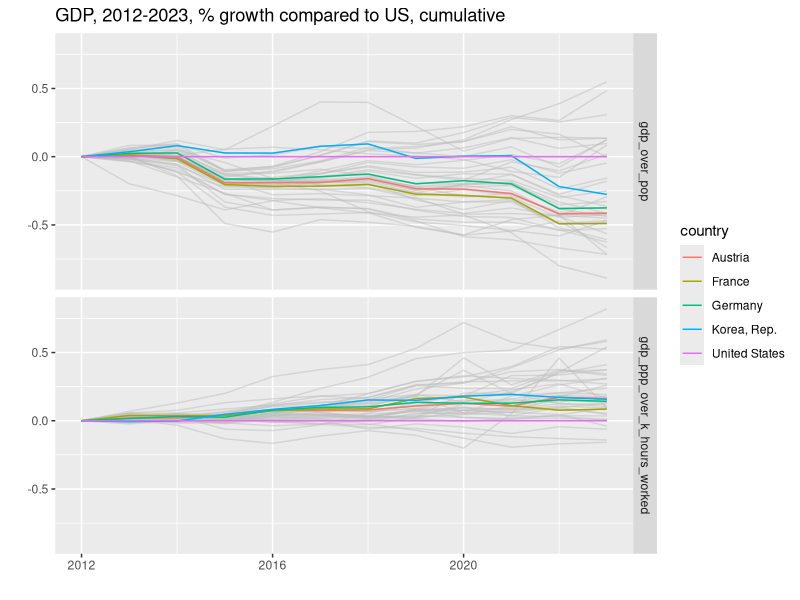
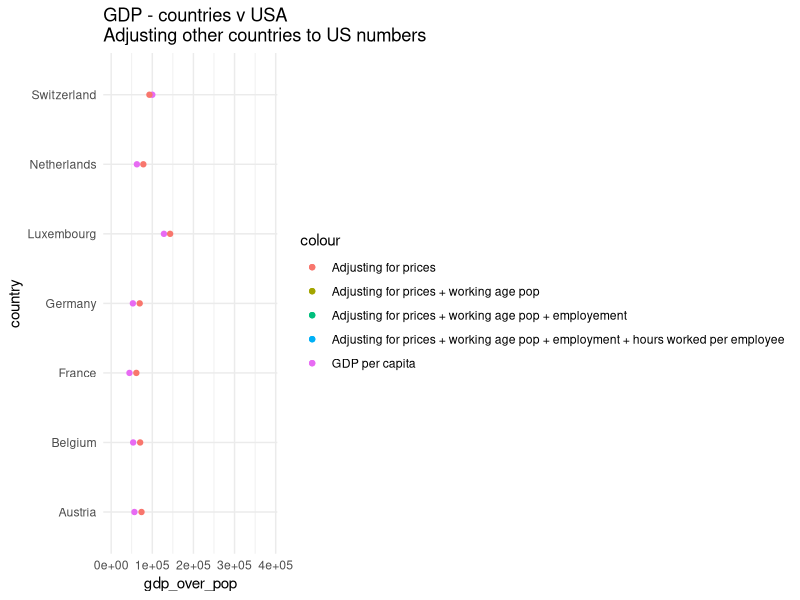
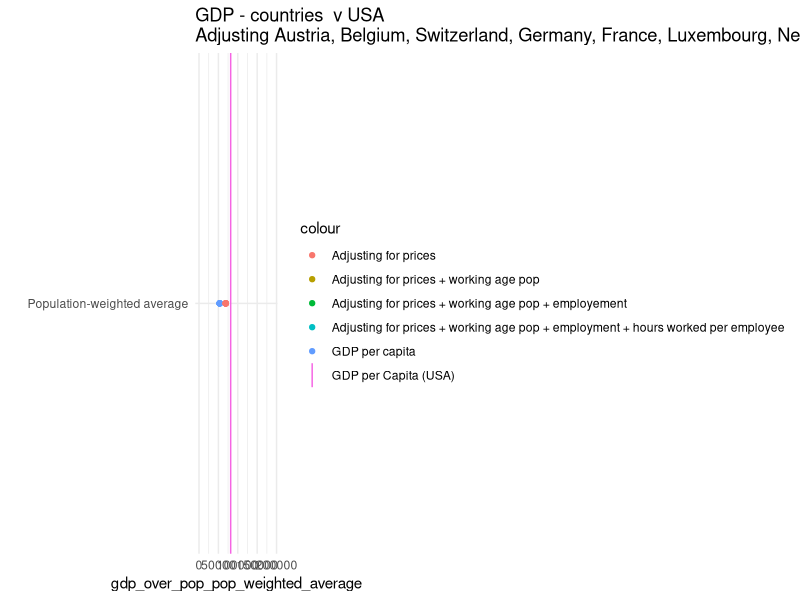

These charts were generated, in order, by the following R code: (Note: this script raises an error after producing the figures.)
# 1. Load data and packages: -----------------------------------
library(tidyverse)
wdi_dat <- read_csv('output-data/gdp_over_hours_worked.csv')

# 2. Select countries to plot: -----------------------------------
pdat <- wdi_dat[order(wdi_dat$year) & wdi_dat$country %in% wdi_dat$country[!is.na(wdi_dat$hours_worked) & wdi_dat$gdp_over_k_hours_worked > 5000] & wdi_dat$year >= 2012 & !is.na(wdi_dat$country) & wdi_dat$country != 'Ireland', ]

# 3. Generate plotting data frames: -----------------------------------
lpdat <- pdat %>%
  pivot_longer(
    cols = c(gdp_ppp_over_k_hours_worked_c,
             # gdp_ppp_over_pop_c,
             gdp_over_pop_c,
             gdp_ppp_over_k_hours_worked,
             # gdp_ppp_over_pop_c,
             gdp_over_pop
             ),
    names_to = "type",
    values_to = "value"
  )

lpdat <- lpdat %>%
  group_by(country, type) %>%
  mutate(index = value / value[year == min(year)])

lpdat$index_diff_to_US <- NA
for(i in unique(lpdat$year)){
  for(j in unique(lpdat$type)){
    lpdat$index_diff_to_us[lpdat$year == i & lpdat$type == j] <- lpdat$index[lpdat$year == i & lpdat$type == j] - lpdat$index[lpdat$type == j & lpdat$year == i & lpdat$country == 'United States']
  }
}

# 4. Chart in GGPLOT: -----------------------------------
ggplot(lpdat[lpdat$type %in% c('gdp_ppp_over_k_hours_worked', 'gdp_over_pop'), ], 
       aes(x=year, y=index_diff_to_us, col=country, group=country))+geom_line(col='gray', alpha = 0.5)+
  geom_line(data=lpdat[lpdat$country %in% c('Germany', 'United States', 'France', 'Germany', 'Korea, Rep.', 'Austria') & lpdat$type %in% c('gdp_ppp_over_k_hours_worked', 'gdp_over_pop'), ], 
            aes(col=country))+facet_grid(type~.)+
  ggtitle('GDP, 2012-2023, % growth compared to US, cumulative')+ylab('')+xlab('')


# 5. Generate decomposition: -----------------------------------
wdi_dat <- read_csv('output-data/gdp_over_hours_worked.csv')
pdat <- wdi_dat[wdi_dat$year == 2023, ]

# Intermediate step: Calculate employment rate using national accounts data (as recommended by OECD, to maintain consistency with hours worked per employed)
pdat$employment_rate_consistent <- pdat$employed/(pdat$working_age_pop_pct*pdat$pop) 

# Add US values for comparison
us <- pdat[pdat$country == 'United States', ]
us <- us[, setdiff(colnames(us), c('iso2c', 'country', 'iso3c'))]
colnames(us)[2:ncol(us)] <- paste0(colnames(us)[2:ncol(us)], '_USA')
pdat <- merge(pdat, us, by = 'year', all.x = T)

# Calculate adjustments
pdat$gdp_over_pop_adjust_prices <- pdat$gdp_ppp_over_pop
pdat$gdp_over_pop_adjust_prices_working_age <- pdat$gdp_ppp_over_pop*(pdat$working_age_pop_pct_USA/pdat$working_age_pop_pct)
# pdat$gdp_over_pop_adjust_prices_working_age_unemp_or_emp <- pdat$gdp_over_pop_adjust_prices_working_age*((pdat$unemployment_r_USA+pdat$employment_rate_consistent_USA)/(pdat$unemployment_r+pdat$employment_rate))
pdat$gdp_over_pop_adjust_prices_working_age_emp_only <- pdat$gdp_over_pop_adjust_prices_working_age*((pdat$employment_rate_consistent_USA)/(pdat$employment_rate_consistent))
pdat$gdp_over_pop_adjust_prices_working_age_emp_hours_worked <- pdat$gdp_over_pop_adjust_prices_working_age_emp_only*((pdat$hours_worked_USA)/(pdat$hours_worked))

# Average over Western Europe (uses UN definition)
pdat <- pdat[pdat$country %in% c('Austria', 'Belgium', 'France', 'Germany', 
                                 # 'Liechtenstein', -- excluded due to lack of data
                                 'Luxembourg', 
                                 # 'Monaco', -- excluded due to lack of data
                                 'Netherlands', 'Switzerland'), ]

# Generate population-weighted average
for(i in c('gdp_over_pop', 
           'gdp_over_pop_adjust_prices',
           'gdp_over_pop_adjust_prices_working_age',
           'gdp_over_pop_adjust_prices_working_age_emp_only',
           'gdp_over_pop_adjust_prices_working_age_emp_hours_worked')){
  pdat[, paste0(i, '_pop_weighted_average')] <- sum(pdat[, i]*pdat$pop)/sum(pdat$pop)
}

# Show for a few countries
ggplot(pdat, aes(y=country))+
  geom_point(aes(x=gdp_over_pop, col = 'GDP per capita'))+
  geom_point(aes(x=gdp_over_pop_adjust_prices, col='Adjusting for prices'))+
  geom_point(aes(x=gdp_over_pop_adjust_prices_working_age, col = 'Adjusting for prices + working age pop'))+
  # geom_point(aes(x=gdp_over_pop_adjust_prices_working_age_unemp_or_emp, col = 'Adjusting for prices + working age pop + employed/unemployed'))+
  geom_point(aes(x=gdp_over_pop_adjust_prices_working_age_emp_only, col = 'Adjusting for prices + working age pop + employement'))+
  geom_point(aes(x=gdp_over_pop_adjust_prices_working_age_emp_hours_worked, col = 'Adjusting for prices + working age pop + employment + hours worked per employee'))+
  xlim(c(0, max(pdat$gdp_over_pop*3)))+
  geom_point(data = pdat[pdat$country == 'United States', ], aes(x=gdp_over_pop, col = 'GDP per capita'))+ggtitle("GDP - countries v USA\nAdjusting other countries to US numbers")+theme_minimal()

# Show with pop-weighted average
ggplot(pdat, aes(y=paste0('Population-weighted average')))+
  geom_point(aes(x=gdp_over_pop_pop_weighted_average, col = 'GDP per capita'))+
  geom_point(aes(x=gdp_over_pop_adjust_prices_pop_weighted_average, col='Adjusting for prices'))+
  geom_point(aes(x=gdp_over_pop_adjust_prices_working_age_pop_weighted_average, col = 'Adjusting for prices + working age pop'))+
  # geom_point(aes(x=gdp_over_pop_adjust_prices_working_age_unemp_or_emp, col = 'Adjusting for prices + working age pop + employed/unemployed'))+
  geom_point(aes(x=gdp_over_pop_adjust_prices_working_age_emp_only_pop_weighted_average, col = 'Adjusting for prices + working age pop + employement'))+
  geom_point(aes(x=gdp_over_pop_adjust_prices_working_age_emp_hours_worked_pop_weighted_average, col = 'Adjusting for prices + working age pop + employment + hours worked per employee'))+
  xlim(c(0, max(pdat$gdp_over_pop*1.5)))+geom_vline(aes(xintercept=gdp_over_pop_USA, col = 'GDP per Capita (USA)'))+ggtitle(paste0("GDP - countries  v USA\nAdjusting ", paste0(pdat$country, collapse =', '), " to US numbers"))+theme_minimal()+ylab('')

# Export for chart:
write_csv(unique(pdat[, c('year',
                   'gdp_over_pop_pop_weighted_average', 
                   'gdp_over_pop_adjust_prices_pop_weighted_average',
                   'gdp_over_pop_adjust_prices_working_age_pop_weighted_average',
                   'gdp_over_pop_adjust_prices_working_age_emp_only_pop_weighted_average',
                   'gdp_over_pop_adjust_prices_working_age_emp_hours_worked_pop_weighted_average',
                   'gdp_over_pop_USA')]), 'output-data/gdp_decomposition_pop_weighted_average.csv')

pdat <- read_csv('output-data/gdp_decomposition_pop_weighted_average.csv')

